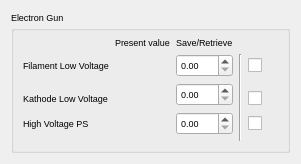
<?xml version="1.0" encoding="UTF-8"?>
<ui version="4.0">
 <class>ElectronGunSnapshot</class>
 <widget class="TaurusWidget" name="electronGunSnapshot">
  <property name="geometry">
   <rect>
    <x>0</x>
    <y>0</y>
    <width>301</width>
    <height>135</height>
   </rect>
  </property>
  <property name="font">
   <font>
    <pointsize>7</pointsize>
   </font>
  </property>
  <property name="windowTitle">
   <string>Form</string>
  </property>
  <layout class="QGridLayout" name="gridLayout">
   <item row="0" column="0">
    <widget class="TaurusGroupBox" name="electronGunGroup">
     <property name="title">
      <string>Electron Gun</string>
     </property>
     <layout class="QGridLayout" name="gridLayout_2">
      <item row="0" column="1">
       <widget class="QLabel" name="PresentWriteTitle">
        <property name="text">
         <string>Present value</string>
        </property>
       </widget>
      </item>
      <item row="1" column="4">
       <widget class="QCheckBox" name="GunFilamentLowVoltageCheck">
        <property name="text">
         <string/>
        </property>
       </widget>
      </item>
      <item row="0" column="2">
       <widget class="QLabel" name="SaveRetrieveTitle">
        <property name="text">
         <string>Save/Retrieve</string>
        </property>
       </widget>
      </item>
      <item row="1" column="0">
       <widget class="QLabel" name="GunFilamentLowVoltageLabel">
        <property name="text">
         <string>Filament Low Voltage</string>
        </property>
       </widget>
      </item>
      <item row="1" column="1">
       <widget class="TaurusLabel" name="GunFilamentLowVoltageRead"/>
      </item>
      <item row="1" column="2">
       <widget class="QDoubleSpinBox" name="GunFilamentLowVoltageWrite"/>
      </item>
      <item row="1" column="3" rowspan="5">
       <widget class="Line" name="line">
        <property name="orientation">
         <enum>Qt::Vertical</enum>
        </property>
       </widget>
      </item>
      <item row="2" column="1" rowspan="2">
       <widget class="TaurusLabel" name="GunKathodeLowVoltageRead"/>
      </item>
      <item row="2" column="2" rowspan="2">
       <widget class="QDoubleSpinBox" name="GunKathodeLowVoltageWrite"/>
      </item>
      <item row="3" column="0">
       <widget class="QLabel" name="GunKathodeLowVoltageLabel">
        <property name="text">
         <string>Kathode Low Voltage</string>
        </property>
       </widget>
      </item>
      <item row="3" column="4">
       <widget class="QCheckBox" name="GunKathodeLowVoltageCheck">
        <property name="text">
         <string/>
        </property>
       </widget>
      </item>
      <item row="4" column="0">
       <widget class="QLabel" name="GunHighVoltagePowerSupplyLabel">
        <property name="text">
         <string>High Voltage PS</string>
        </property>
       </widget>
      </item>
      <item row="4" column="1">
       <widget class="TaurusLabel" name="GunHighVoltagePowerSupplyRead"/>
      </item>
      <item row="4" column="2">
       <widget class="QDoubleSpinBox" name="GunHighVoltagePowerSupplyWrite"/>
      </item>
      <item row="4" column="4">
       <widget class="QCheckBox" name="GunHighVoltagePowerSupplyCheck">
        <property name="text">
         <string/>
        </property>
       </widget>
      </item>
      <item row="5" column="1">
       <spacer name="verticalSpacer">
        <property name="orientation">
         <enum>Qt::Vertical</enum>
        </property>
        <property name="sizeHint" stdset="0">
         <size>
          <width>20</width>
          <height>40</height>
         </size>
        </property>
       </spacer>
      </item>
     </layout>
    </widget>
   </item>
  </layout>
 </widget>
 <customwidgets>
  <customwidget>
   <class>TaurusWidget</class>
   <extends>QWidget</extends>
   <header>taurus.qt.qtgui.container</header>
   <container>1</container>
  </customwidget>
  <customwidget>
   <class>TaurusLabel</class>
   <extends>QLabel</extends>
   <header>taurus.qt.qtgui.display</header>
  </customwidget>
  <customwidget>
   <class>TaurusGroupBox</class>
   <extends>QGroupBox</extends>
   <header>taurus.qt.qtgui.container</header>
   <container>1</container>
  </customwidget>
 </customwidgets>
 <resources/>
 <connections/>
</ui>
